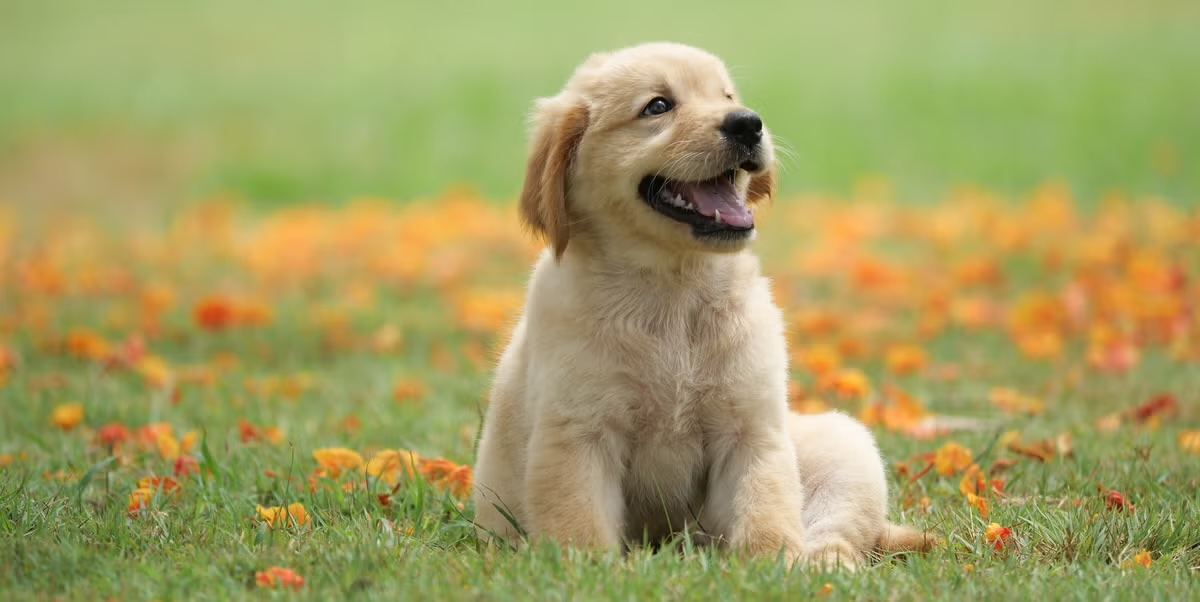
#> input picture Data/Dog.jpg, 1200 x 602 px
$ python generate_all_assets.py   (older library calls are emulated)
#> lines starting #> are read from the running program, lines starting #| are printed output that depends on the picture
import cv2
import numpy as np
import matplotlib.pyplot as plt
from numpy.lib.stride_tricks import sliding_window_view
import os

os.makedirs('report_assets', exist_ok=True)

# 1. Load image
image = cv2.imread('Data/Dog.jpg', cv2.IMREAD_GRAYSCALE)
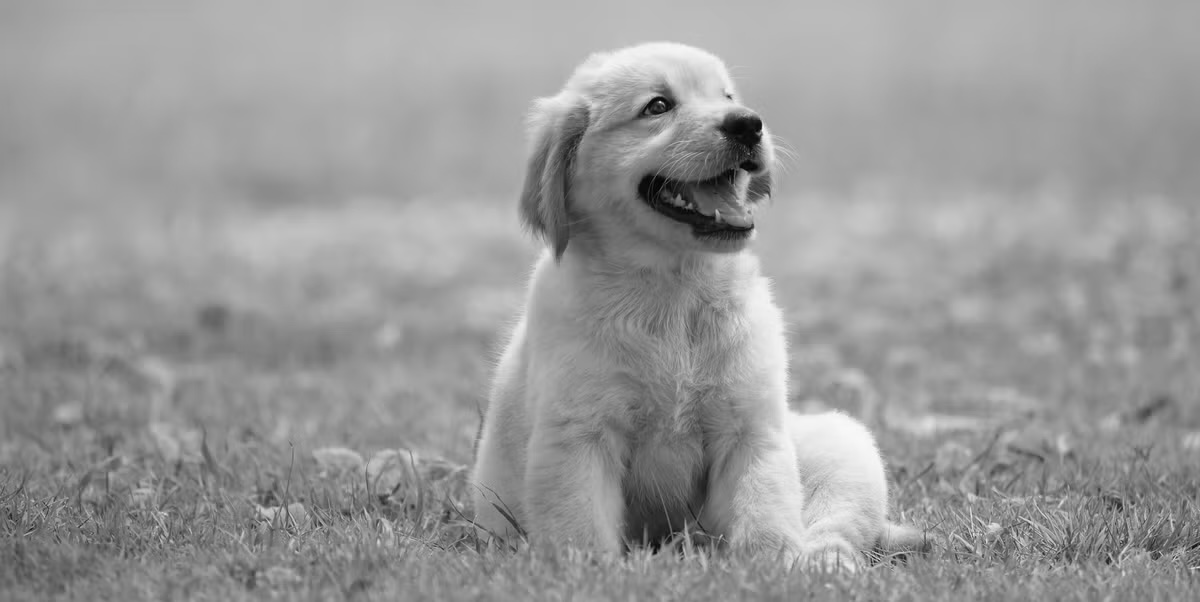
#> image: shape (602, 1200); min 1, max 251, mean 153.1

# Figure 1: Original input image
plt.figure(figsize=(4.8, 2.4), dpi=300)
plt.imshow(image, cmap='gray')
plt.axis('off')
plt.subplots_adjust(left=0, right=1, top=1, bottom=0)
plt.savefig('report_assets/fig1_original.png', bbox_inches='tight', pad_inches=0, dpi=300)
plt.close()

# Pascal / Sobel functions
def _pascal_row(n: int) -> np.ndarray:
#> called with n = 2
    row = [1]
    for k in range(n):
        row.append(row[-1] * (n - k) // (k + 1))
    return np.array(row, dtype=np.float64)

def _sobel_smoothing_vector(size: int) -> np.ndarray:
    return _pascal_row(size - 1)

def _sobel_derivative_vector(size: int) -> np.ndarray:
    smaller = _pascal_row(size - 2)
    return -np.convolve(smaller, [1, -1])

def compute_sobel_kernel_x(size: int) -> np.ndarray:
    s = _sobel_smoothing_vector(size)
    d = _sobel_derivative_vector(size)
    return np.outer(s, d)

def compute_sobel_kernel_y(size: int) -> np.ndarray:
    s = _sobel_smoothing_vector(size)
    d = _sobel_derivative_vector(size)
    return np.outer(d, s)

k3_x = compute_sobel_kernel_x(3)
k3_y = compute_sobel_kernel_y(3)

# Figure 2: Kernels heatmap
fig, axes = plt.subplots(1, 2, figsize=(7.0, 2.6), dpi=300)
im0 = axes[0].imshow(k3_x, cmap='RdBu_r', vmin=-2, vmax=2)
axes[0].set_title('3×3 Sobel Kernel (X-Direction / Vertical Edges)', fontsize=8.5, fontweight='bold', pad=6)
for i in range(3):
    for j in range(3):
        val = k3_x[i, j]
        axes[0].text(j, i, f'{val:.0f}', ha='center', va='center',
                     color='white' if abs(val) > 1 else 'black', fontsize=10, fontweight='bold')
axes[0].set_xticks(range(3))
axes[0].set_yticks(range(3))
axes[0].set_xticklabels([-1, 0, 1], fontsize=8)
axes[0].set_yticklabels([-1, 0, 1], fontsize=8)
cbar0 = plt.colorbar(im0, ax=axes[0], fraction=0.046, pad=0.04)
cbar0.ax.tick_params(labelsize=7.5)

im1 = axes[1].imshow(k3_y, cmap='RdBu_r', vmin=-2, vmax=2)
axes[1].set_title('3×3 Sobel Kernel (Y-Direction / Horizontal Edges)', fontsize=8.5, fontweight='bold', pad=6)
for i in range(3):
    for j in range(3):
        val = k3_y[i, j]
        axes[1].text(j, i, f'{val:.0f}', ha='center', va='center',
                     color='white' if abs(val) > 1 else 'black', fontsize=10, fontweight='bold')
axes[1].set_xticks(range(3))
axes[1].set_yticks(range(3))
axes[1].set_xticklabels([-1, 0, 1], fontsize=8)
axes[1].set_yticklabels([-1, 0, 1], fontsize=8)
cbar1 = plt.colorbar(im1, ax=axes[1], fraction=0.046, pad=0.04)
cbar1.ax.tick_params(labelsize=7.5)

plt.tight_layout()
plt.savefig('report_assets/fig2_kernels.png', bbox_inches='tight', dpi=300)
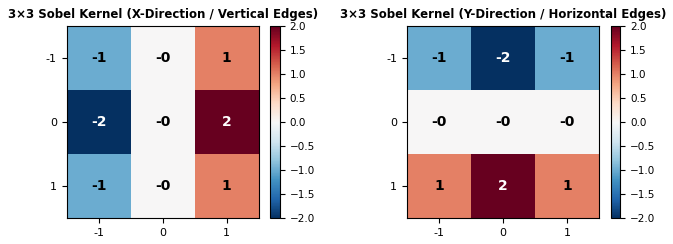
#> figure drawn by matplotlib, 4 panels
plt.close()

# Custom Sobel Filter
def apply_sobel_filter(img: np.ndarray, kernel_size: int = 3, stride: int = 1):
    kx = compute_sobel_kernel_x(kernel_size)
    ky = compute_sobel_kernel_y(kernel_size)
    pad_amt = kernel_size // 2
    padded = np.pad(img, pad_amt, mode='reflect')
    windows = sliding_window_view(padded, (kernel_size, kernel_size))[::stride, ::stride]
    gx = (windows * kx).sum(axis=(-1, -2))
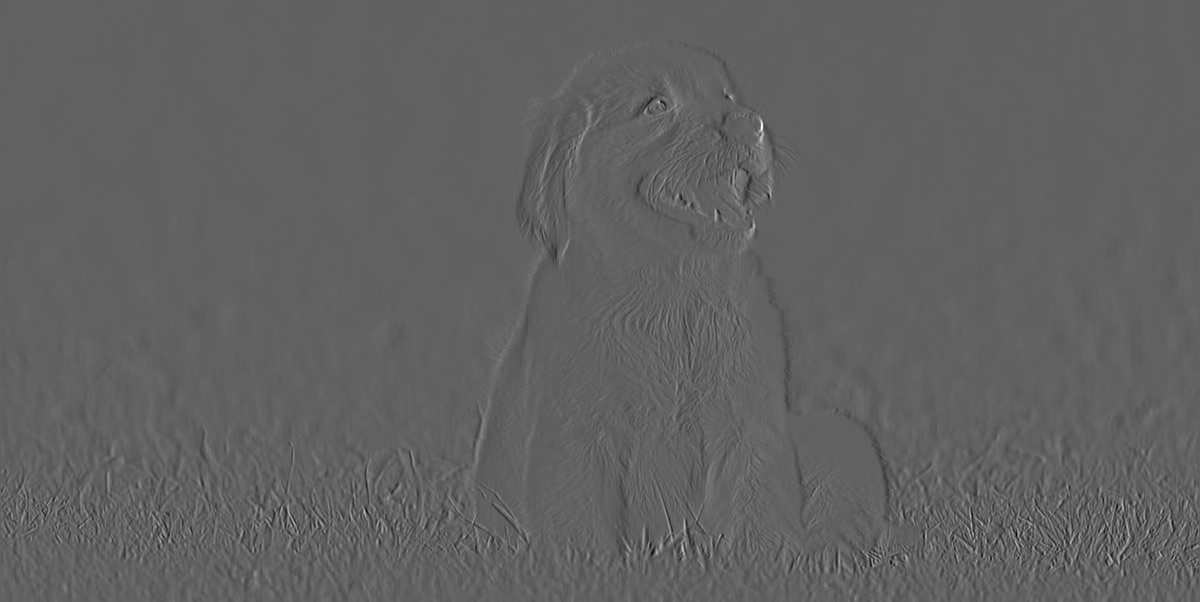
#> gx: shape (602, 1200) float64; min -486, max 781, mean 0; drawn with min black and max white
    gy = (windows * ky).sum(axis=(-1, -2))
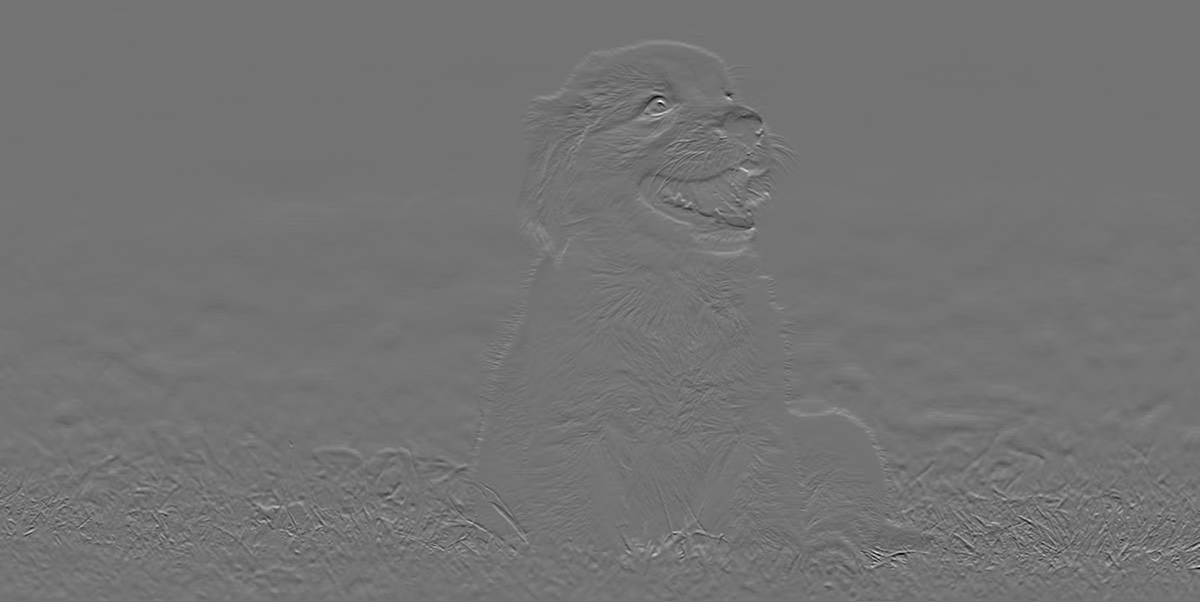
#> gy: shape (602, 1200) float64; min -564, max 677, mean -0.6; drawn with min black and max white
    magnitude = np.hypot(gx, gy)
    edges_x = np.clip(np.abs(gx), 0, 255).astype(np.uint8)
    edges_y = np.clip(np.abs(gy), 0, 255).astype(np.uint8)
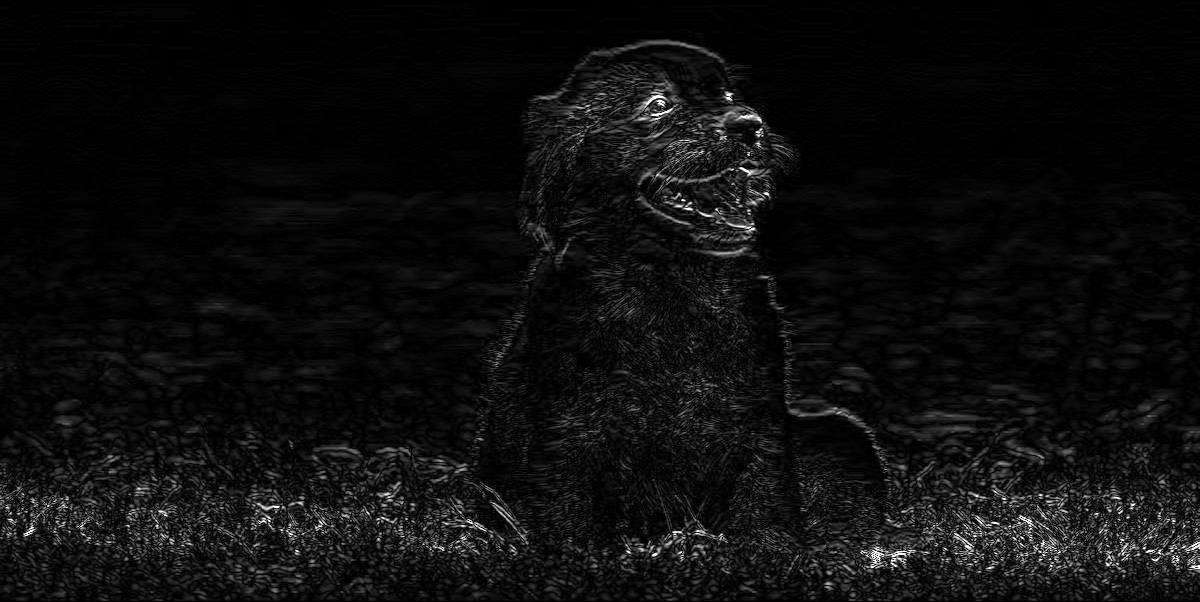
#> edges_y: shape (602, 1200); min 0, max 255, mean 13.8
    edges_combined = np.clip(magnitude, 0, 255).astype(np.uint8)
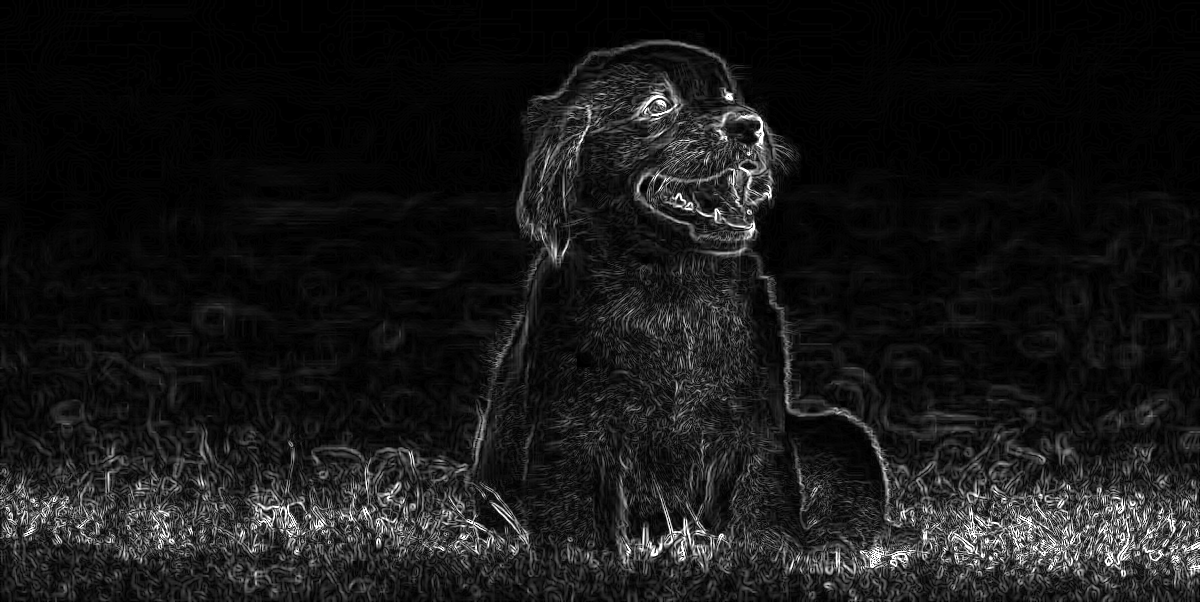
#> edges_combined: shape (602, 1200); min 0, max 255, mean 23.1
    return edges_x, edges_y, edges_combined

edges_x, edges_y, edges_comb = apply_sobel_filter(image, kernel_size=3)

# OpenCV comparison
cv_gx = cv2.Sobel(image, cv2.CV_64F, 1, 0, ksize=3)
cv_gy = cv2.Sobel(image, cv2.CV_64F, 0, 1, ksize=3)
cv_comb = np.clip(np.hypot(cv_gx, cv_gy), 0, 255).astype(np.uint8)
mae = np.mean(np.abs(cv_comb.astype(np.int32) - edges_comb.astype(np.int32)))
#> mae = 0

# Figure 3: 3-panel edge maps
fig, axes = plt.subplots(1, 3, figsize=(10.5, 3.2), dpi=300)
axes[0].imshow(edges_x, cmap='gray')
axes[0].set_title('X-Edges (Vertical Contours)', fontsize=9, fontweight='bold', pad=4)
axes[0].axis('off')

axes[1].imshow(edges_y, cmap='gray')
axes[1].set_title('Y-Edges (Horizontal Contours)', fontsize=9, fontweight='bold', pad=4)
axes[1].axis('off')

axes[2].imshow(edges_comb, cmap='gray')
axes[2].set_title(f'Combined Magnitude G (MAE: {mae:.3f})', fontsize=9, fontweight='bold', pad=4)
axes[2].axis('off')

plt.tight_layout(w_pad=1.0)
plt.savefig('report_assets/fig3_edge_results.png', bbox_inches='tight', dpi=300)
plt.close()

# Figure 4: OpenCV benchmark comparison
diff_map = np.abs(cv_comb.astype(np.float32) - edges_comb.astype(np.float32))
#> diff_map: shape (602, 1200) float32; every value is 0
fig, axes = plt.subplots(1, 3, figsize=(10.5, 2.9), dpi=300)
axes[0].imshow(cv_comb, cmap='gray')
axes[0].set_title('OpenCV cv2.Sobel Magnitude', fontsize=8.5, fontweight='bold', pad=4)
axes[0].axis('off')

axes[1].imshow(edges_comb, cmap='gray')
axes[1].set_title('Custom Sliding-Window Filter', fontsize=8.5, fontweight='bold', pad=4)
axes[1].axis('off')

im_d = axes[2].imshow(diff_map, cmap='viridis', vmin=0, vmax=1.0)
axes[2].set_title(f'Absolute Difference Heatmap (MAE = {mae:.3f})', fontsize=8.5, fontweight='bold', pad=4)
axes[2].axis('off')
cbar = plt.colorbar(im_d, ax=axes[2], fraction=0.046, pad=0.04)
cbar.ax.tick_params(labelsize=7.5)

plt.tight_layout(w_pad=1.0)
plt.savefig('report_assets/fig4_opencv_comparison.png', bbox_inches='tight', dpi=300)
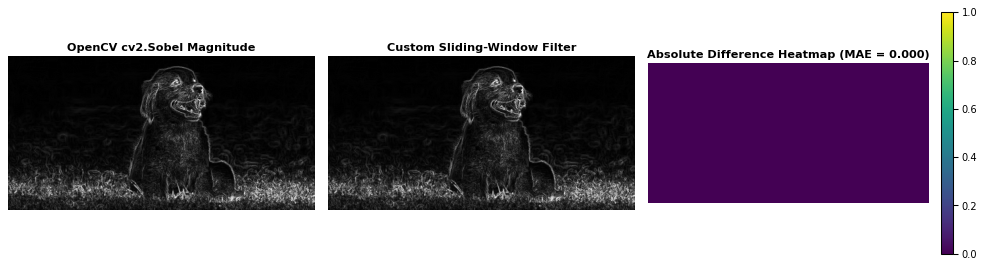
#> figure drawn by matplotlib, 4 panels
plt.close()

print('Assets generated successfully!')

$ run again, with Data/Cat.jpg copied over Data/Dog.jpg
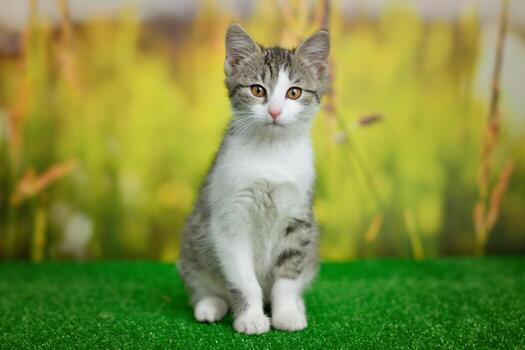
#> input picture Data/Cat.jpg, 525 x 350 px
#> in apply_sobel_filter, `edges_combined = np.clip(magnitude, 0, 255).astype(np.uint8)`:
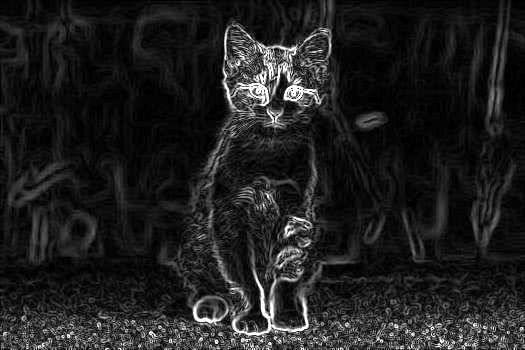
#> edges_combined: shape (350, 525); min 0, max 255, mean 31.3
#> mae = 0
#> diff_map: shape (350, 525) float32; every value is 0
#> `plt.savefig('report_assets/fig4_opencv_comparison.png', bbox_inches='t..`:
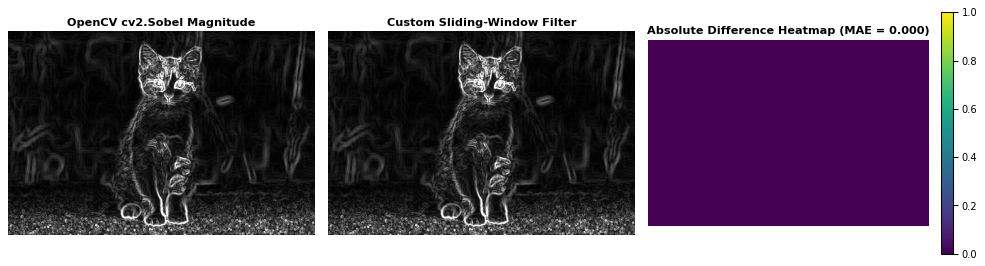
#> figure drawn by matplotlib, 4 panels
